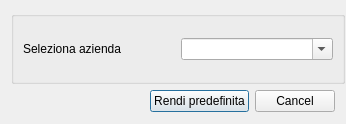
<?xml version="1.0" encoding="UTF-8"?>
<ui version="4.0">
 <class>InputDialogCombo</class>
 <widget class="QDialog" name="InputDialogCombo">
  <property name="geometry">
   <rect>
    <x>0</x>
    <y>0</y>
    <width>346</width>
    <height>124</height>
   </rect>
  </property>
  <property name="minimumSize">
   <size>
    <width>334</width>
    <height>73</height>
   </size>
  </property>
  <property name="maximumSize">
   <size>
    <width>346</width>
    <height>124</height>
   </size>
  </property>
  <property name="sizeIncrement">
   <size>
    <width>334</width>
    <height>73</height>
   </size>
  </property>
  <property name="baseSize">
   <size>
    <width>334</width>
    <height>73</height>
   </size>
  </property>
  <property name="windowTitle">
   <string>Seleziona azienda</string>
  </property>
  <layout class="QGridLayout" name="gridLayout">
   <item row="1" column="1">
    <widget class="QPushButton" name="button_ok">
     <property name="text">
      <string>Rendi predefinita</string>
     </property>
     <property name="icon">
      <iconset resource="../fabaria.qrc">
       <normaloff>:/images/predefinito.png</normaloff>:/images/predefinito.png</iconset>
     </property>
    </widget>
   </item>
   <item row="1" column="2">
    <widget class="QPushButton" name="button_cancel">
     <property name="text">
      <string>Cancel</string>
     </property>
     <property name="icon">
      <iconset resource="../fabaria.qrc">
       <normaloff>:/images/dialog-close.png</normaloff>:/images/dialog-close.png</iconset>
     </property>
    </widget>
   </item>
   <item row="1" column="0">
    <spacer name="horizontalSpacer">
     <property name="orientation">
      <enum>Qt::Horizontal</enum>
     </property>
     <property name="sizeHint" stdset="0">
      <size>
       <width>40</width>
       <height>20</height>
      </size>
     </property>
    </spacer>
   </item>
   <item row="0" column="0" colspan="3">
    <widget class="QGroupBox" name="groupBox">
     <property name="minimumSize">
      <size>
       <width>334</width>
       <height>73</height>
      </size>
     </property>
     <property name="maximumSize">
      <size>
       <width>334</width>
       <height>73</height>
      </size>
     </property>
     <property name="sizeIncrement">
      <size>
       <width>334</width>
       <height>73</height>
      </size>
     </property>
     <property name="baseSize">
      <size>
       <width>334</width>
       <height>73</height>
      </size>
     </property>
     <property name="title">
      <string/>
     </property>
     <layout class="QGridLayout" name="gridLayout_2">
      <item row="0" column="0">
       <widget class="QLabel" name="label">
        <property name="text">
         <string>Seleziona azienda</string>
        </property>
       </widget>
      </item>
      <item row="0" column="1">
       <widget class="QComboBox" name="aziendaCombo">
        <property name="editable">
         <bool>true</bool>
        </property>
       </widget>
      </item>
     </layout>
    </widget>
   </item>
  </layout>
 </widget>
 <resources>
  <include location="../fabaria.qrc"/>
 </resources>
 <connections/>
</ui>
